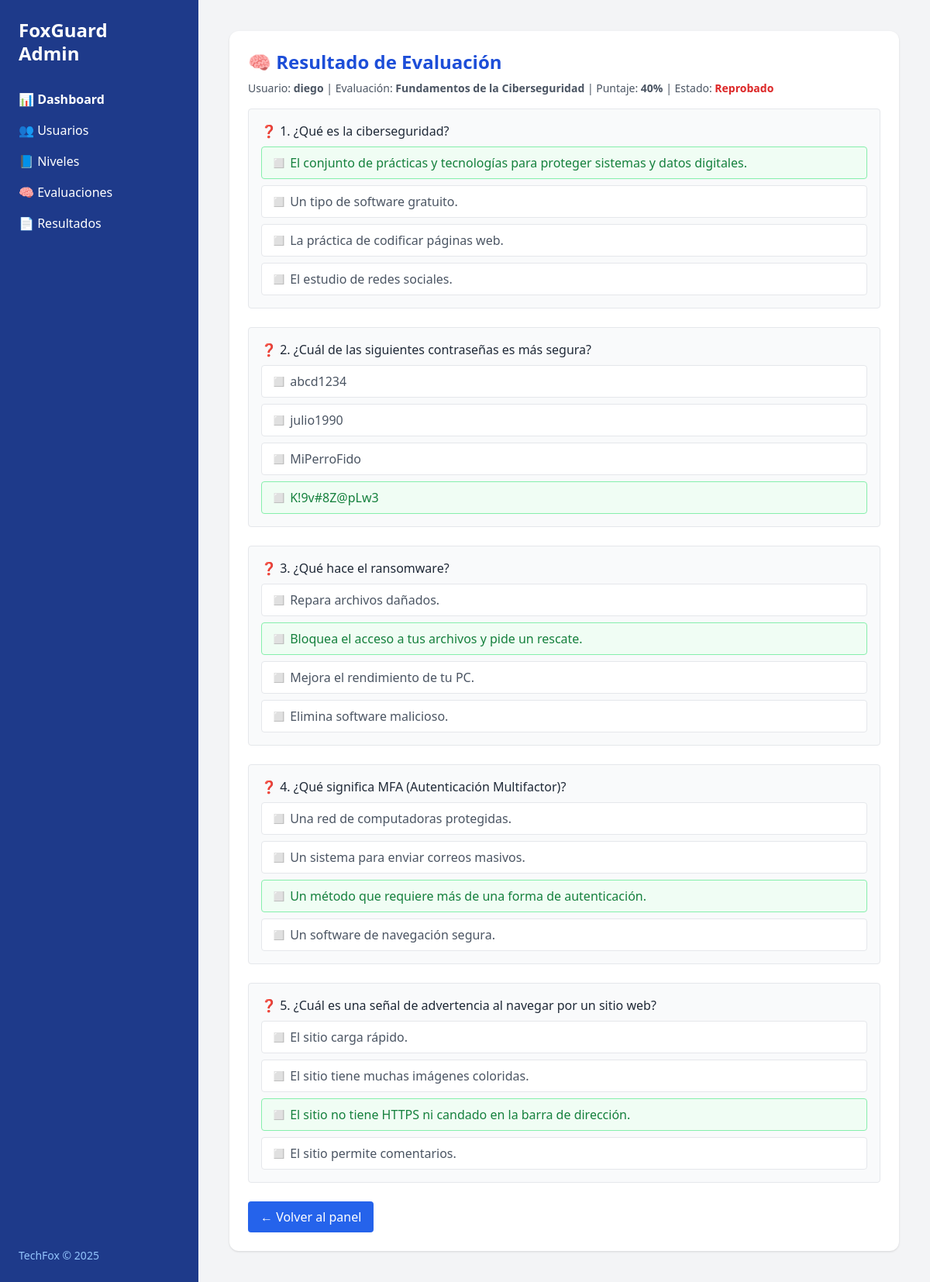
The app's page /admin-panel/resultado/7/ (signed in) with its own data.
### core/models.py (models this page shows, shortened)
class ResultadoEvaluacion(models.Model):
    usuario = models.ForeignKey(Usuario, on_delete=models.CASCADE)
    evaluacion = models.ForeignKey(Evaluacion, on_delete=models.CASCADE)
    puntaje_obtenido = models.IntegerField()
    aprobado = models.BooleanField(default=False)
    fecha = models.DateTimeField(auto_now_add=True)
    respuestas_usuario = models.ManyToManyField('Respuesta', blank=True)

class Usuario(AbstractUser):
    is_admin = models.BooleanField(default=False)

class Evaluacion(models.Model):
    nivel = models.OneToOneField('Nivel', on_delete=models.CASCADE, related_name='evaluacion')
    titulo = models.CharField(max_length=200)
    descripcion = models.TextField(blank=True)
    intentos_maximos = models.PositiveIntegerField(default=3)
    puntaje_minimo_aprobacion = models.PositiveIntegerField(default=70)

class Pregunta(models.Model):
    evaluacion = models.ForeignKey(Evaluacion, on_delete=models.CASCADE, related_name='preguntas')
    texto = models.TextField()

class Respuesta(models.Model):
    pregunta = models.ForeignKey(Pregunta, on_delete=models.CASCADE, related_name='respuestas')
    texto = models.CharField(max_length=255)
    es_correcta = models.BooleanField(default=False)

### core/views.py (the view)
# urls.py: path('admin-panel/resultado/<int:resultado_id>/', views.admin_view_evaluation_result, name='admin_view_evaluation_result'),
@login_required
@user_passes_test(es_admin)
def admin_view_evaluation_result(request, resultado_id):
    resultado = get_object_or_404(ResultadoEvaluacion, id=resultado_id)
    evaluacion = resultado.evaluacion
    usuario = resultado.usuario
    preguntas = evaluacion.preguntas.prefetch_related('respuestas')
    respuestas_usuario = {
        r.pregunta_id: r for r in resultado.respuestas_usuario.all()
    } if hasattr(resultado, 'respuestas_usuario') else {}
    return render(request, 'core/admin/evaluation_page.html', {
        'resultado': resultado,
        'usuario': usuario,
        'evaluacion': evaluacion,
        'preguntas': preguntas,
        'respuestas_usuario': respuestas_usuario
    })

### core/views.py (called while the page is built)
def es_admin(user):
    return user.is_authenticated and user.is_admin

### core/templates/core/admin/evaluation_page.html (shortened to what this page needs)
{% load static %}
<!DOCTYPE html>
<html lang="es">
<head>
  <script src="https://cdn.tailwindcss.com"></script>
</head>
<body class="bg-gray-100 text-gray-800">
<div class="flex h-screen overflow-hidden">
  <aside class="w-64 bg-blue-900 text-white flex flex-col justify-between">
    <div class="p-6">
      <h1 class="text-2xl font-bold mb-8 leading-tight">FoxGuard<br>Admin</h1>
        <nav class="space-y-4 text-base">
          <a href="{% url 'admin_panel' %}" class="block text-white font-semibold">📊 Dashboard</a>
          <a href="{% url 'admin_users' %}" class="block hover:text-blue-200">👥 Usuarios</a>
          <a href="{% url 'admin_levels' %}" class="block hover:text-blue-200">📘 Niveles</a>
          <a href="#" class="block hover:text-blue-200">🧠 Evaluaciones</a>
          <a href="{% url 'admin_evaluation_results' %}" class="block hover:text-blue-200">📄 Resultados</a>
        </nav>
    </div>
    <footer class="p-6 text-sm text-blue-300">
      TechFox © 2025
    </footer>
  </aside>
  <main class="flex-1 p-10 space-y-6 overflow-auto">
    <section class="bg-white rounded-xl shadow p-6">
      <h2 class="text-2xl font-semibold text-blue-700 mb-2">🧠 Resultado de Evaluación</h2>
      <p class="text-gray-600 mb-4 text-sm">
        Usuario: <strong>{{ resultado.usuario.username }}</strong> |
        Evaluación: <strong>{{ resultado.evaluacion.titulo }}</strong> |
        Puntaje: <strong>{{ resultado.puntaje_obtenido }}%</strong> |
        Estado:
        {% if resultado.aprobado %}
          <span class="text-green-600 font-semibold">Aprobado</span>
        {% else %}
          <span class="text-red-600 font-semibold">Reprobado</span>
        {% endif %}
      </p>
      <div class="space-y-6">
        {% for pregunta in preguntas %}
        <div class="border rounded p-4 bg-gray-50">
          <h4 class="font-medium text-gray-800 mb-2">❓ {{ forloop.counter }}. {{ pregunta.texto }}</h4>
          <ul class="space-y-2">
            {% for respuesta in pregunta.respuestas.all %}
              <li class="
                px-3 py-2 rounded border flex items-center gap-2
                {% if respuesta in respuestas_usuario and respuesta.es_correcta %}
                  bg-green-100 border-green-400 text-green-800
                {% elif respuesta in respuestas_usuario %}
                  bg-red-100 border-red-500 text-red-800
                {% elif respuesta.es_correcta %}
                  bg-green-50 border-green-300 text-green-700
                {% else %}
                  bg-white border-gray-200 text-gray-600
                {% endif %}
              ">
                {% if respuesta in respuestas_usuario %}
                  ✅
                {% else %}
                  ◻️
                {% endif %}
                {{ respuesta.texto }}
              </li>
            {% endfor %}
          </ul>
        </div>
        {% endfor %}
      </div>
      <div class="mt-6">
        <a href="{% url 'admin_panel' %}" class="inline-block px-4 py-2 bg-blue-600 text-white rounded hover:bg-blue-700">← Volver al panel</a>
      </div>
    </section>
  </main>
</div>
</body>
</html>

### records on screen
ResultadoEvaluacion: usuario.username "diego", evaluacion.titulo "Fundamentos de la Ciberseguridad", puntaje_obtenido "40"
Pregunta: texto "¿Qué es la ciberseguridad?"
Respuesta: texto "El conjunto de prácticas y tecnologías para proteger sistemas y datos digitales."
Respuesta: texto "Un tipo de software gratuito."
Respuesta: texto "La práctica de codificar páginas web."
Respuesta: texto "El estudio de redes sociales."
Pregunta: texto "¿Cuál de las siguientes contraseñas es más segura?"
Respuesta: texto "abcd1234"
Respuesta: texto "julio1990"
Respuesta: texto "MiPerroFido"
Respuesta: texto "K!9v#8Z@pLw3"
Pregunta: texto "¿Qué hace el ransomware?"
Respuesta: texto "Repara archivos dañados."
Respuesta: texto "Bloquea el acceso a tus archivos y pide un rescate."
Respuesta: texto "Mejora el rendimiento de tu PC."
Respuesta: texto "Elimina software malicioso."
Pregunta: texto "¿Qué significa MFA (Autenticación Multifactor)?"
Respuesta: texto "Una red de computadoras protegidas."
Respuesta: texto "Un sistema para enviar correos masivos."
Respuesta: texto "Un método que requiere más de una forma de autenticación."
Respuesta: texto "Un software de navegación segura."
Pregunta: texto "¿Cuál es una señal de advertencia al navegar por un sitio web?"
Respuesta: texto "El sitio carga rápido."
Respuesta: texto "El sitio tiene muchas imágenes coloridas."
Respuesta: texto "El sitio no tiene HTTPS ni candado en la barra de dirección."
Respuesta: texto "El sitio permite comentarios."
